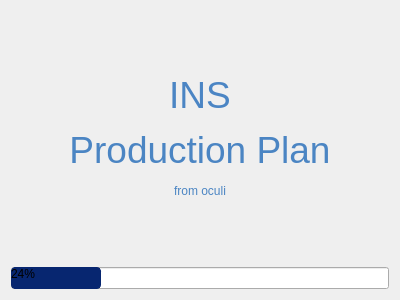
<?xml version="1.0" encoding="UTF-8"?>
<ui version="4.0">
 <class>Dialog</class>
 <widget class="QDialog" name="Dialog">
  <property name="geometry">
   <rect>
    <x>0</x>
    <y>0</y>
    <width>400</width>
    <height>300</height>
   </rect>
  </property>
  <property name="windowTitle">
   <string>Dialog</string>
  </property>
  <layout class="QGridLayout" name="gridLayout">
   <item row="0" column="0">
    <widget class="QLabel" name="label">
     <property name="text">
      <string>&lt;html&gt;&lt;head/&gt;&lt;body&gt;&lt;p align=&quot;center&quot;&gt;&lt;span style=&quot; font-size:28pt; color:#4b85c4;&quot;&gt;INS&lt;/span&gt;&lt;/p&gt;&lt;p align=&quot;center&quot;&gt;&lt;span style=&quot; font-size:28pt; color:#4b85c3;&quot;&gt;Production Plan&lt;/span&gt;&lt;/p&gt;&lt;p align=&quot;center&quot;&gt;&lt;span style=&quot; color:#4b85c3;&quot;&gt;from oculi&lt;/span&gt;&lt;/p&gt;&lt;/body&gt;&lt;/html&gt;</string>
     </property>
    </widget>
   </item>
   <item row="1" column="0">
    <widget class="QProgressBar" name="progress">
     <property name="styleSheet">
      <string notr="true">QProgressBar::chunk{
border: 1px solid rgb(7, 38, 112);
background-color:rgb(7, 38, 112);
border-radius: 4px;
}
</string>
     </property>
     <property name="value">
      <number>24</number>
     </property>
    </widget>
   </item>
  </layout>
 </widget>
 <resources/>
 <connections/>
</ui>
